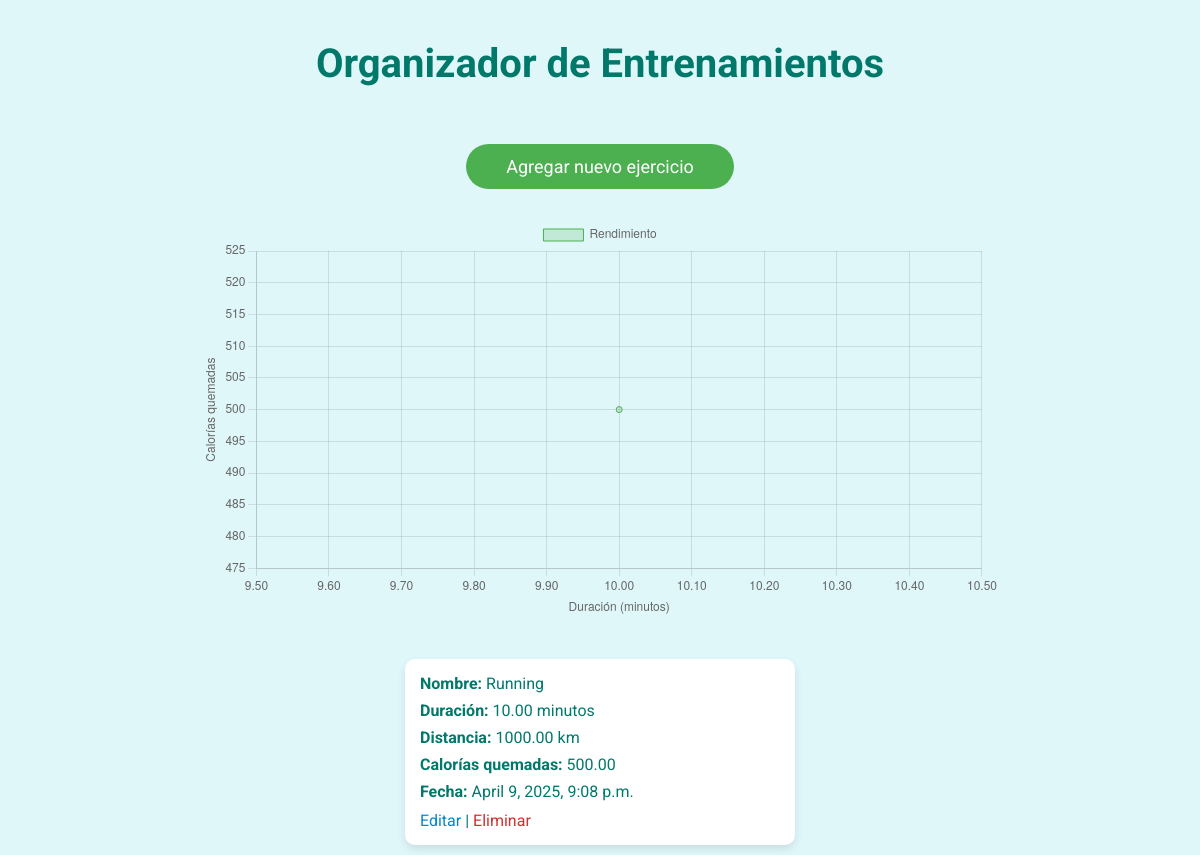
The app's page /, older data.
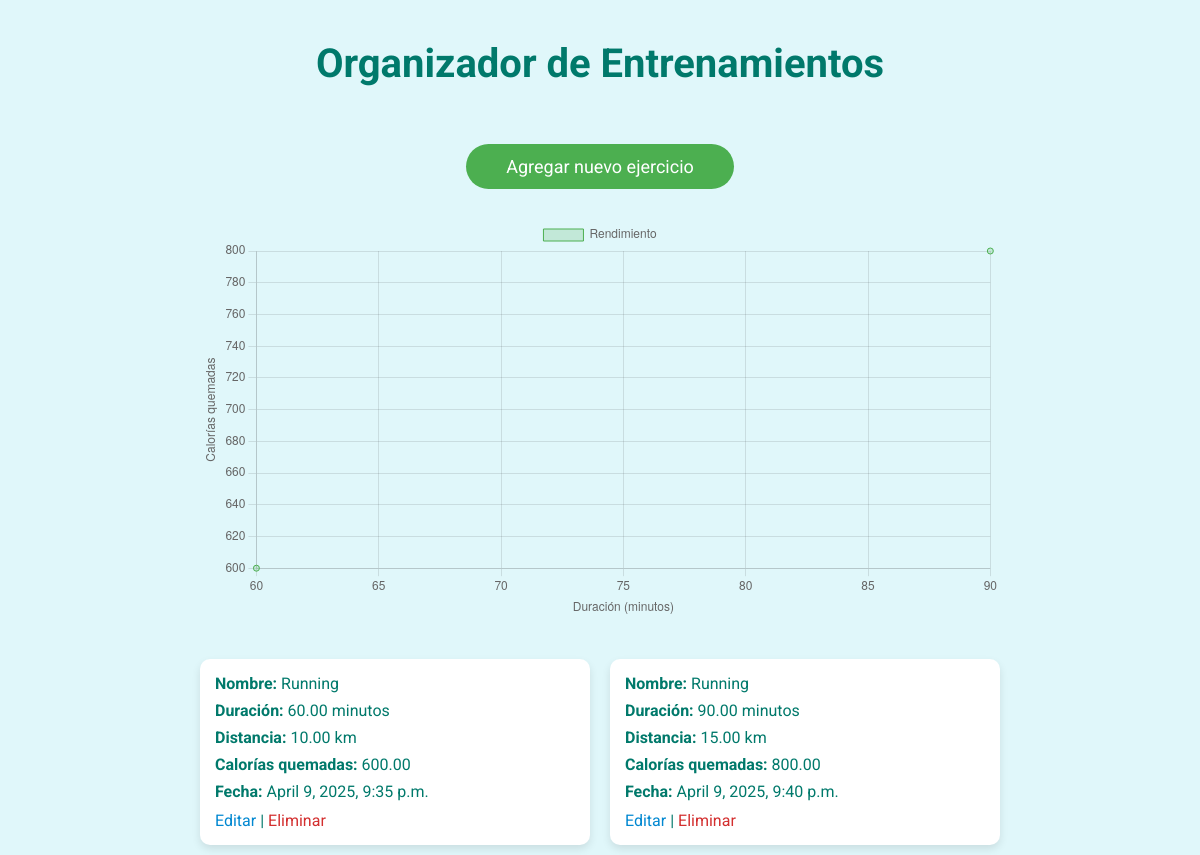
The same page, newer data.
### exercise_tracker/models.py (models this page shows, shortened)
class Exercise(models.Model):
    name = models.CharField(max_length=100)  # Ejemplo: Correr, Sentadillas, etc.
    duration = models.DecimalField(max_digits=5, decimal_places=2)  # Duración en minutos
    distance = models.DecimalField(max_digits=6, decimal_places=2, null=True, blank=True)  # Distancia en km
    calories_burned = models.DecimalField(max_digits=6, decimal_places=2)  # Calorías quemadas
    date = models.DateTimeField(auto_now_add=True)  # Fecha y hora en la que se registró el ejercicio

### exercise_tracker/views.py (the view)
# urls.py: 2. Add a URL to urlpatterns:  path('', views.home, name='home')
def home(request):
    exercises = Exercise.objects.all()  # Obtener todos los ejercicios registrados
    if exercises:
        dates = [exercise.date for exercise in exercises]
        distances = [exercise.distance for exercise in exercises]
        durations = [exercise.duration for exercise in exercises]
        calories = [exercise.calories_burned for exercise in exercises]
        avg_distance = np.mean(distances) if distances else 0
        avg_duration = np.mean(durations) if durations else 0
        avg_calories = np.mean(calories) if calories else 0
        fig, ax = plt.subplots()
        ax.plot(dates, distances, label="Distancia (km)", color='blue', marker='o')
        ax.plot(dates, durations, label="Duración (min)", color='green', marker='o')
        ax.set_xlabel('Fecha')
        ax.set_ylabel('Valor')
        ax.set_title('Rendimiento de Ejercicios: Distancia vs Duración')
        ax.legend()
        buf = io.BytesIO()
        plt.savefig(buf, format='png')
        buf.seek(0)
        image_base64 = base64.b64encode(buf.getvalue()).decode('utf-8')
        buf.close()
        context = {
            'exercises': exercises,
            'avg_distance': avg_distance,
            'avg_duration': avg_duration,
            'avg_calories': avg_calories,
            'chart': image_base64,  # Imagen en base64 para mostrar en el template
        }
        return render(request, 'exercise_tracker/home.html', context)
    return render(request, 'exercise_tracker/home.html', {'exercises': exercises})

### exercise_tracker/templates/exercise_tracker/home.html (shortened to what this page needs)
<!DOCTYPE html>
<html lang="es">
<head>
</head>
<body>
    <h1>Organizador de Entrenamientos</h1>
    <a href="{% url 'add_exercise' %}" class="add-button">Agregar nuevo ejercicio</a>
    <div class="chart-container">
        <canvas id="performanceChart"></canvas>
    </div>
    <ul>
        {% for exercise in exercises %}
            <li>
                <span><strong>Nombre:</strong> {{ exercise.name }}</span>
                <span><strong>Duración:</strong> {{ exercise.duration }} minutos</span>
                <span><strong>Distancia:</strong> {{ exercise.distance }} km</span>
                <span><strong>Calorías quemadas:</strong> {{ exercise.calories_burned }}</span>
                <span><strong>Fecha:</strong> {{ exercise.date }}</span>
                <div style="margin-top: 10px;">
                    <a href="{% url 'edit_exercise' exercise.pk %}" style="color: #0288d1; text-decoration: none;">Editar</a> |
                    <a href="{% url 'delete_exercise' exercise.pk %}" style="color: #d32f2f; text-decoration: none;">Eliminar</a>
                </div>
            </li>
        {% empty %}
            <li>No hay ejercicios registrados.</li>
        {% endfor %}
    </ul>
    <script>
        // Asegúrate de que los datos están disponibles para el gráfico
        const performanceData = {
            datasets: [{
                label: 'Rendimiento',
                data: [
                    {% for exercise in exercises %}
                        {x: {{ exercise.duration }}, y: {{ exercise.calories_burned }}},
                    {% endfor %}
                ],
                backgroundColor: 'rgba(76, 175, 80, 0.2)',  // Color verde suave
                borderColor: 'rgba(76, 175, 80, 1)',  // Color verde oscuro
                borderWidth: 1
            }]
        };
        const ctx = document.getElementById('performanceChart').getContext('2d');
        // Crear gráfico de dispersión (scatter plot) para rendimiento
        new Chart(ctx, {
            type: 'scatter',  // Tipo de gráfico de dispersión
            data: performanceData,
            options: {
                scales: {
                    x: {
                        title: {
                            display: true,
                            text: 'Duración (minutos)'
                        }
                    },
                    y: {
                        title: {
                            display: true,
                            text: 'Calorías quemadas'
                        }
                    }
                }
            }
        });
    </script>
</body>
</html>

### exercise_tracker/templates/exercise_tracker/home.html (style rules this page uses)
body { font-family: 'Roboto', sans-serif; background-color: #e0f7fa; margin: 0; padding: 0; color: #333; height: 100vh; display: flex; flex-direction: column; align-items: center; justify-content: flex-start; }
h1 { color: #00796b; text-align: center; margin-top: 40px; font-size: 2.5em; font-weight: bold; }
a.add-button { background-color: #4caf50; padding: 12px 40px; border-radius: 25px; font-size: 18px; color: white; display: inline-block; text-align: center; margin-top: 30px; transition: background-color 0.3s ease; text-decoration: none; }
ul { list-style-type: none; padding: 0; margin-top: 30px; display: flex; flex-direction: column; align-items: center; width: 100%; }
li { background-color: #ffffff; margin: 10px; padding: 15px; border-radius: 10px; width: 85%; box-shadow: 0 4px 8px rgba(0, 0, 0, 0.1); font-size: 16px; color: #00796b; transition: transform 0.3s ease, background-color 0.3s ease; }
li span { display: block; margin-bottom: 8px; }
@media (min-width: 768px) { ul { flex-direction: row; flex-wrap: wrap; justify-content: center; } }
@media (min-width: 768px) { li { width: 45%; } }
@media (min-width: 1024px) { li { width: 30%; } }
.chart-container { width: 80%; max-width: 800px; margin-top: 30px; }

Row changes from the older to the newer data that the page shows:
removed Exercise: name "Running", duration "10.00", distance "1000.00", calories_burned "500.00", date "April 9, 2025, 9:08 p.m."
added Exercise: name "Running", duration "60.00", distance "10.00", calories_burned "600.00", date "April 9, 2025, 9:35 p.m."
added Exercise: name "Running", duration "90.00", distance "15.00", calories_burned "800.00", date "April 9, 2025, 9:40 p.m."
Text that changed along with them:
chart data {{ exercise.duration }}: 10.00 → 60.00, 90.00
chart data {{ exercise.calories_burned }}: 500.00 → 600.00, 800.00
